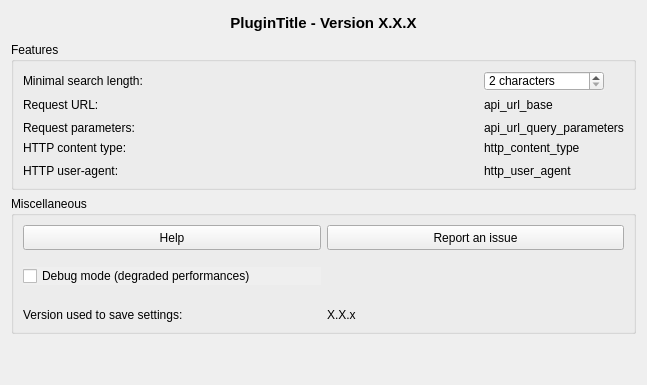
<?xml version="1.0" encoding="UTF-8"?>
<ui version="4.0">
 <class>dlg_settings</class>
 <widget class="QWidget" name="dlg_settings">
  <property name="geometry">
   <rect>
    <x>0</x>
    <y>0</y>
    <width>647</width>
    <height>385</height>
   </rect>
  </property>
  <property name="sizePolicy">
   <sizepolicy hsizetype="Expanding" vsizetype="Preferred">
    <horstretch>0</horstretch>
    <verstretch>0</verstretch>
   </sizepolicy>
  </property>
  <property name="minimumSize">
   <size>
    <width>640</width>
    <height>350</height>
   </size>
  </property>
  <property name="windowTitle">
   <string>Settings</string>
  </property>
  <property name="autoFillBackground">
   <bool>true</bool>
  </property>
  <property name="locale">
   <locale language="English" country="UnitedStates"/>
  </property>
  <layout class="QVBoxLayout" name="verticalLayout">
   <item>
    <widget class="QLabel" name="lbl_title">
     <property name="minimumSize">
      <size>
       <width>50</width>
       <height>25</height>
      </size>
     </property>
     <property name="font">
      <font>
       <pointsize>11</pointsize>
       <weight>75</weight>
       <bold>true</bold>
      </font>
     </property>
     <property name="toolTip">
      <string notr="true"/>
     </property>
     <property name="autoFillBackground">
      <bool>true</bool>
     </property>
     <property name="frameShape">
      <enum>QFrame::NoFrame</enum>
     </property>
     <property name="frameShadow">
      <enum>QFrame::Raised</enum>
     </property>
     <property name="text">
      <string notr="true">PluginTitle - Version X.X.X</string>
     </property>
     <property name="scaledContents">
      <bool>true</bool>
     </property>
     <property name="alignment">
      <set>Qt::AlignCenter</set>
     </property>
     <property name="margin">
      <number>5</number>
     </property>
     <property name="textInteractionFlags">
      <set>Qt::TextSelectableByMouse</set>
     </property>
    </widget>
   </item>
   <item>
    <widget class="QGroupBox" name="grp_features">
     <property name="minimumSize">
      <size>
       <width>550</width>
       <height>100</height>
      </size>
     </property>
     <property name="title">
      <string>Features</string>
     </property>
     <layout class="QGridLayout" name="gridLayout_2">
      <item row="0" column="0">
       <widget class="QLabel" name="lbl_min_search_length">
        <property name="minimumSize">
         <size>
          <width>0</width>
          <height>20</height>
         </size>
        </property>
        <property name="maximumSize">
         <size>
          <width>16777215</width>
          <height>35</height>
         </size>
        </property>
        <property name="text">
         <string>Minimal search length:</string>
        </property>
       </widget>
      </item>
      <item row="3" column="0">
       <widget class="QLabel" name="lbl_url_query">
        <property name="minimumSize">
         <size>
          <width>0</width>
          <height>20</height>
         </size>
        </property>
        <property name="maximumSize">
         <size>
          <width>16777215</width>
          <height>35</height>
         </size>
        </property>
        <property name="text">
         <string>Request parameters:</string>
        </property>
       </widget>
      </item>
      <item row="0" column="1">
       <widget class="QSpinBox" name="sbx_min_search_length">
        <property name="minimumSize">
         <size>
          <width>0</width>
          <height>20</height>
         </size>
        </property>
        <property name="maximumSize">
         <size>
          <width>120</width>
          <height>35</height>
         </size>
        </property>
        <property name="toolTip">
         <string>Minimal search length</string>
        </property>
        <property name="autoFillBackground">
         <bool>true</bool>
        </property>
        <property name="suffix">
         <string> characters</string>
        </property>
        <property name="minimum">
         <number>2</number>
        </property>
        <property name="maximum">
         <number>10</number>
        </property>
       </widget>
      </item>
      <item row="1" column="0">
       <widget class="QLabel" name="lbl_url_path">
        <property name="minimumSize">
         <size>
          <width>0</width>
          <height>20</height>
         </size>
        </property>
        <property name="maximumSize">
         <size>
          <width>16777215</width>
          <height>35</height>
         </size>
        </property>
        <property name="text">
         <string>Request URL:</string>
        </property>
       </widget>
      </item>
      <item row="5" column="1">
       <widget class="QLabel" name="lbl_http_user_agent_value">
        <property name="minimumSize">
         <size>
          <width>0</width>
          <height>20</height>
         </size>
        </property>
        <property name="maximumSize">
         <size>
          <width>16777215</width>
          <height>35</height>
         </size>
        </property>
        <property name="toolTip">
         <string notr="true"/>
        </property>
        <property name="text">
         <string notr="true">http_user_agent</string>
        </property>
       </widget>
      </item>
      <item row="1" column="1">
       <widget class="QLabel" name="lbl_url_path_value">
        <property name="minimumSize">
         <size>
          <width>0</width>
          <height>20</height>
         </size>
        </property>
        <property name="maximumSize">
         <size>
          <width>16777215</width>
          <height>35</height>
         </size>
        </property>
        <property name="toolTip">
         <string notr="true"/>
        </property>
        <property name="text">
         <string notr="true">api_url_base</string>
        </property>
       </widget>
      </item>
      <item row="3" column="1">
       <widget class="QLabel" name="lbl_url_query_value">
        <property name="minimumSize">
         <size>
          <width>0</width>
          <height>20</height>
         </size>
        </property>
        <property name="maximumSize">
         <size>
          <width>16777215</width>
          <height>35</height>
         </size>
        </property>
        <property name="toolTip">
         <string notr="true"/>
        </property>
        <property name="text">
         <string notr="true">api_url_query_parameters</string>
        </property>
       </widget>
      </item>
      <item row="5" column="0">
       <widget class="QLabel" name="lbl_http_user_agent">
        <property name="minimumSize">
         <size>
          <width>0</width>
          <height>20</height>
         </size>
        </property>
        <property name="maximumSize">
         <size>
          <width>16777215</width>
          <height>35</height>
         </size>
        </property>
        <property name="text">
         <string>HTTP user-agent:</string>
        </property>
       </widget>
      </item>
      <item row="4" column="0">
       <widget class="QLabel" name="lbl_http_content_type">
        <property name="text">
         <string>HTTP content type:</string>
        </property>
       </widget>
      </item>
      <item row="4" column="1">
       <widget class="QLabel" name="lbl_http_content_type_value">
        <property name="text">
         <string notr="true">http_content_type</string>
        </property>
       </widget>
      </item>
     </layout>
    </widget>
   </item>
   <item>
    <spacer name="verticalSpacer_2">
     <property name="orientation">
      <enum>Qt::Vertical</enum>
     </property>
     <property name="sizeType">
      <enum>QSizePolicy::Preferred</enum>
     </property>
     <property name="sizeHint" stdset="0">
      <size>
       <width>20</width>
       <height>15</height>
      </size>
     </property>
    </spacer>
   </item>
   <item>
    <widget class="QGroupBox" name="grp_misc">
     <property name="minimumSize">
      <size>
       <width>0</width>
       <height>100</height>
      </size>
     </property>
     <property name="title">
      <string>Miscellaneous</string>
     </property>
     <property name="flat">
      <bool>false</bool>
     </property>
     <layout class="QGridLayout" name="gridLayout">
      <item row="2" column="0">
       <widget class="QCheckBox" name="opt_debug">
        <property name="toolTip">
         <string>Enable debug mode.</string>
        </property>
        <property name="autoFillBackground">
         <bool>true</bool>
        </property>
        <property name="locale">
         <locale language="English" country="UnitedStates"/>
        </property>
        <property name="text">
         <string>Debug mode (degraded performances)</string>
        </property>
        <property name="tristate">
         <bool>false</bool>
        </property>
       </widget>
      </item>
      <item row="4" column="1">
       <widget class="QLabel" name="lbl_version_saved_value">
        <property name="text">
         <string notr="true">X.X.x</string>
        </property>
        <property name="textInteractionFlags">
         <set>Qt::NoTextInteraction</set>
        </property>
       </widget>
      </item>
      <item row="0" column="0">
       <widget class="QPushButton" name="btn_help">
        <property name="minimumSize">
         <size>
          <width>150</width>
          <height>25</height>
         </size>
        </property>
        <property name="maximumSize">
         <size>
          <width>16777215</width>
          <height>30</height>
         </size>
        </property>
        <property name="toolTip">
         <string>Open documentation</string>
        </property>
        <property name="text">
         <string>Help</string>
        </property>
       </widget>
      </item>
      <item row="4" column="0">
       <widget class="QLabel" name="lbl_version_saved">
        <property name="text">
         <string>Version used to save settings:</string>
        </property>
       </widget>
      </item>
      <item row="0" column="1">
       <widget class="QPushButton" name="btn_report">
        <property name="minimumSize">
         <size>
          <width>150</width>
          <height>25</height>
         </size>
        </property>
        <property name="maximumSize">
         <size>
          <width>16777215</width>
          <height>30</height>
         </size>
        </property>
        <property name="text">
         <string>Report an issue</string>
        </property>
        <property name="icon">
         <iconset>
          <normaloff>:/plugins/qtribu/resources/images/bullhorn.svg</normaloff>:/plugins/qtribu/resources/images/bullhorn.svg</iconset>
        </property>
       </widget>
      </item>
      <item row="1" column="0" colspan="2">
       <spacer name="horizontalSpacer">
        <property name="orientation">
         <enum>Qt::Horizontal</enum>
        </property>
        <property name="sizeHint" stdset="0">
         <size>
          <width>40</width>
          <height>20</height>
         </size>
        </property>
       </spacer>
      </item>
      <item row="3" column="0" colspan="2">
       <spacer name="horizontalSpacer_2">
        <property name="orientation">
         <enum>Qt::Horizontal</enum>
        </property>
        <property name="sizeHint" stdset="0">
         <size>
          <width>40</width>
          <height>20</height>
         </size>
        </property>
       </spacer>
      </item>
     </layout>
    </widget>
   </item>
   <item>
    <spacer name="verticalSpacer">
     <property name="orientation">
      <enum>Qt::Vertical</enum>
     </property>
     <property name="sizeType">
      <enum>QSizePolicy::MinimumExpanding</enum>
     </property>
     <property name="sizeHint" stdset="0">
      <size>
       <width>20</width>
       <height>40</height>
      </size>
     </property>
    </spacer>
   </item>
  </layout>
 </widget>
 <resources/>
 <connections/>
</ui>
